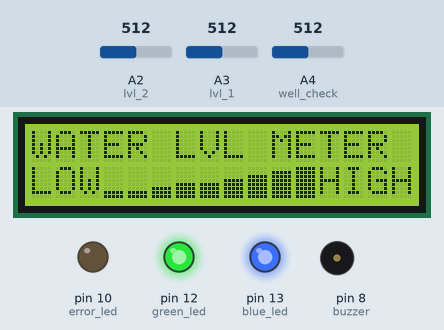
This sketch was run on a simulated Arduino Uno, built with avr-gcc and run on an emulated ATmega328P. Shown: 16×2 character LCD, output pins drawn as LEDs (lit = HIGH), buzzer (waves = sounding, pin HIGH). Dashed ring = blinking. The inputs (shaded band) are chosen by the test bench; at power-on: A3 (lvl_1) = 512, A2 (lvl_2) = 512, A4 (well_check) = 512. Pins used as bus, display or sensor lines are not drawn.

Above: at 2.5 s.
2.6 s: A3 (lvl_1) set to 108
4.1 s: A3 (lvl_1) set to 89
At 4.4 s:
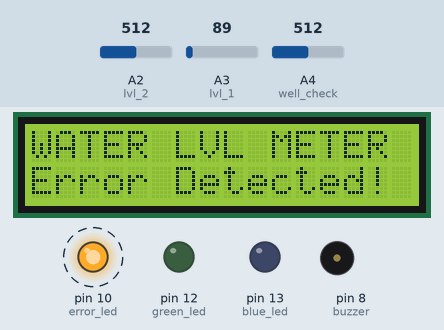
5.8 s: A2 (lvl_2) set to 0
At 6.5 s:
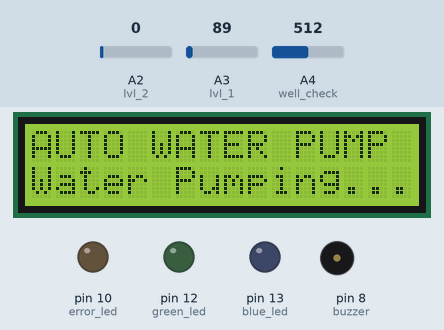
7.3 s: A4 (well_check) set to 0
At 7.47 s:
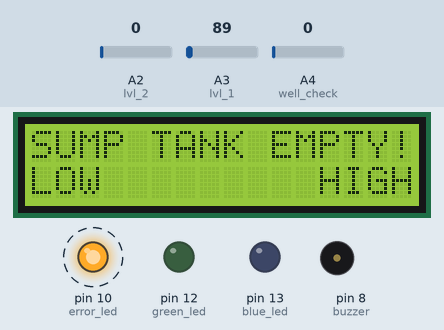
9.1 s: A3 (lvl_1) set to 122
At 9.31 s:
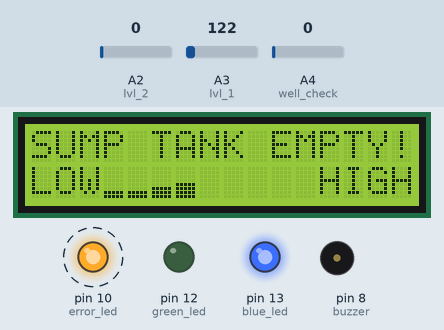
11.0 s: A4 (well_check) set to 94
12.5 s: A4 (well_check) set to 110
At 13.1 s:
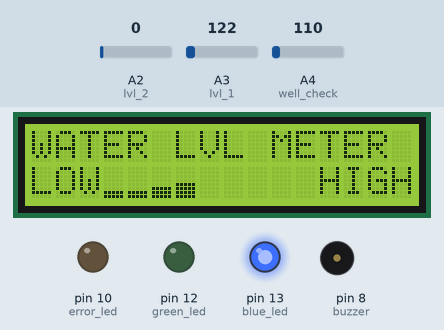
Timing chart, 0 to 15.1 s (numbered marks = the images above; inputs shaded):
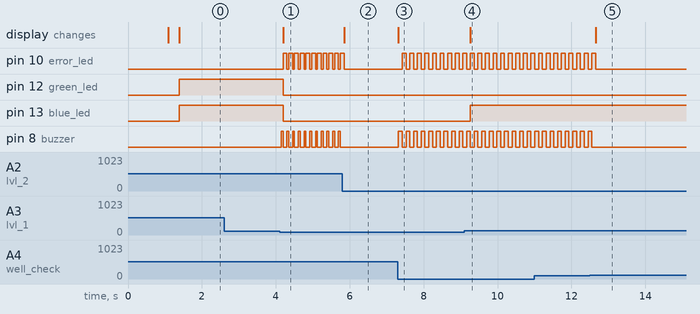

The sketch:

WATER_PUMP_CODE.ino
```cpp
#include <LiquidCrystal.h>
#define rs 5
#define en 4
#define d4 3
#define d5 2
#define d6 1
#define d7 0
LiquidCrystal lcd(rs, en, d4, d5, d6, d7);
int buzzer = 8;
int error_led = 10; //red led
int blue_led = 13; //lvl 1 led...
int green_led = 12; //lvl 2 led...or full indicator.
//int on_led = 6; //orange.
int well_check = A4;
int lvl_1 = A3;
int lvl_2 = A2;
int trigger = 7;
int reference = 100;
int level_1;
int level_2;
int dry_check;

byte line1[8] =
{ 0b00000,
  0b00000,
  0b00000,
  0b00000,
  0b00000,
  0b00000,
  0b11111,
  0b11111
};
byte line2[8] =
{ 0b00000,
  0b00000,
  0b00000,
  0b00000,
  0b00000,
  0b00000,
  0b11111,
  0b11111
};
byte line3[8] =
{ 0b00000,
  0b00000,
  0b00000,
  0b00000,
  0b00000,
  0b11111,
  0b11111,
  0b11111
};
byte line4[8] =
{ 0b00000,
  0b00000,
  0b00000,
  0b00000,
  0b11111,
  0b11111,
  0b11111,
  0b11111
};
byte line5[8] =
{ 0b00000,
  0b00000,
  0b00000,
  0b11111,
  0b11111,
  0b11111,
  0b11111,
  0b11111
};
byte line6[8] =
{ 0b00000,
  0b00000,
  0b11111,
  0b11111,
  0b11111,
  0b11111,
  0b11111,
  0b11111
};
byte line7[8] =
{ 0b00000,
  0b11111,
  0b11111,
  0b11111,
  0b11111,
  0b11111,
  0b11111,
  0b11111
};
byte line8[8] =
{ 0b11111,
  0b11111,
  0b11111,
  0b11111,
  0b11111,
  0b11111,
  0b11111,
  0b11111
};

void setup() {
  // put your setup code here, to run once:
pinMode(rs,OUTPUT);
pinMode(en,OUTPUT);
pinMode(d4,OUTPUT);
pinMode(d5,OUTPUT);
pinMode(d6,OUTPUT);
pinMode(d7,OUTPUT);
pinMode(trigger,OUTPUT);
pinMode(buzzer,OUTPUT);
pinMode(error_led,OUTPUT);
pinMode(blue_led,OUTPUT);
pinMode(green_led,OUTPUT);
//pinMode(on_led,OUTPUT);
pinMode(lvl_1,INPUT);
pinMode(lvl_2,INPUT);
pinMode(well_check,INPUT);

lcd.createChar(1, line1);
lcd.createChar(2, line2);
lcd.createChar(3, line3);
lcd.createChar(4, line4);
lcd.createChar(5, line5);
lcd.createChar(6, line6);
lcd.createChar(7, line7);
lcd.createChar(8, line8);
lcd.begin(16,2);
lcd.clear();
lcd.setCursor(0,0);
lcd.print("SAM-TECHNOLOGIES");
lcd.setCursor(0,1);
lcd.print("Initializing... ");
delay(1000);
lcd.clear();
lcd.print("AUTOMATIC  WATER");
lcd.setCursor(0,1);
lcd.print(" PUMPING SYSTEM ");
//digitalWrite(on_led,HIGH);
delay(300);
lcd.clear();
}

void loop() {
  // put your main code here, to run repeatedly:
level_1 = analogRead(lvl_1);
level_2 = analogRead(lvl_2);
dry_check = analogRead(well_check);

if((dry_check < reference)&&(level_1 < reference)&&(level_2 < reference)){
  digitalWrite(trigger,LOW);
  lcd.setCursor(0,0);
  lcd.print("SUMP TANK EMPTY!");
  lcd.setCursor(0,1);
  lcd.print("LOW");
  lcd.setCursor(12,1);
  lcd.print("HIGH");
  lcd.setCursor(3,1);
  lcd.print("         ");
  dry_well();
  digitalWrite(green_led,LOW);
  digitalWrite(blue_led,LOW);
}else if((dry_check > reference)&&(level_1 < reference)&&(level_2 < reference)){
  digitalWrite(trigger,HIGH);
  lcd.setCursor(0,0);
  lcd.print("AUTO WATER PUMP ");
  lcd.setCursor(0,1);
  lcd.print("Water Pumping...");
  digitalWrite(error_led,LOW);
  digitalWrite(buzzer,LOW);
  digitalWrite(green_led,LOW);
  digitalWrite(blue_led,LOW);
}else{
  if((level_2 > reference)&&(level_1 < reference)&&(dry_check < reference)){
    show_error();
    digitalWrite(trigger,LOW);
    digitalWrite(green_led,LOW);
    digitalWrite(blue_led,LOW);
    lcd.setCursor(0,0);
    lcd.print("SUMP TANK EMPTY!");
    lcd.setCursor(0,1);
    lcd.print("Error Detected! ");
  }else if((level_2 > reference)&&(level_1 < reference)&&(dry_check > reference)){
    error();
    digitalWrite(trigger,HIGH);
    digitalWrite(green_led,LOW);
    digitalWrite(blue_led,LOW);
    lcd.setCursor(0,0);
    lcd.print("WATER LVL METER ");
    lcd.setCursor(0,1);
    lcd.print("Error Detected! ");
  }else{
    if((level_2 > reference)&&(dry_check < reference)){
      digitalWrite(trigger,LOW);
      digitalWrite(error_led,LOW);
      digitalWrite(buzzer,LOW);
      digitalWrite(green_led,HIGH);
      digitalWrite(blue_led,HIGH);
      lcd.setCursor(0,0);
      lcd.print("SUMP TANK EMPTY!");
      lcd.setCursor(0,1);
      lcd.print("LOW");
      lcd.setCursor(12,1);
      lcd.print("HIGH");
      lcd.setCursor(3,1);
      lcd.write(byte(1));
      lcd.setCursor(4,1);
      lcd.write(byte(2));
      lcd.setCursor(5,1);
      lcd.write(byte(3));
      lcd.setCursor(6,1);
      lcd.write(byte(4));
      lcd.setCursor(7,1);
      lcd.write(byte(4));
      lcd.setCursor(8,1);
      lcd.write(byte(5));
      lcd.setCursor(9,1);
      lcd.write(byte(6));
      lcd.setCursor(10,1);
      lcd.write(byte(7));
      lcd.setCursor(11,1);
      lcd.write(byte(8));
    }else if(level_2 > reference){
      digitalWrite(trigger,LOW);
      digitalWrite(error_led,LOW);
      digitalWrite(buzzer,LOW);
      digitalWrite(green_led,HIGH);
      digitalWrite(blue_led,HIGH);
      lcd.setCursor(0,0);
      lcd.print("WATER LVL METER ");
      lcd.setCursor(0,1);
      lcd.print("LOW");
      lcd.setCursor(12,1);
      lcd.print("HIGH");
      lcd.setCursor(3,1);
      lcd.write(byte(1));
      lcd.setCursor(4,1);
      lcd.write(byte(2));
      lcd.setCursor(5,1);
      lcd.write(byte(3));
      lcd.setCursor(6,1);
      lcd.write(byte(4));
      lcd.setCursor(7,1);
      lcd.write(byte(4));
      lcd.setCursor(8,1);
      lcd.write(byte(5));
      lcd.setCursor(9,1);
      lcd.write(byte(6));
      lcd.setCursor(10,1);
      lcd.write(byte(7));
      lcd.setCursor(11,1);
      lcd.write(byte(8));
    }else if((level_1 > reference)&&(dry_check < reference)){
      dry_well();
      digitalWrite(trigger,LOW);
      digitalWrite(green_led,LOW);
      digitalWrite(blue_led,HIGH);
      lcd.setCursor(0,0);
      lcd.print("SUMP TANK EMPTY!");
      lcd.setCursor(0,1);
      lcd.print("LOW");
      lcd.setCursor(12,1);
      lcd.print("HIGH");
      lcd.setCursor(3,1);
      lcd.write(1);
      lcd.setCursor(4,1);
      lcd.write(2);
      lcd.setCursor(5,1);
      lcd.write(3);
      lcd.write(4);
      lcd.setCursor(7,1);
      lcd.print("     ");
    }else{
      digitalWrite(trigger,HIGH);
      digitalWrite(error_led,LOW);
      digitalWrite(buzzer,LOW);
      digitalWrite(green_led,LOW);
      digitalWrite(blue_led,HIGH);
      lcd.setCursor(0,0);
      lcd.print("WATER LVL METER ");
      lcd.setCursor(0,1);
      lcd.print("LOW");
      lcd.setCursor(12,1);
      lcd.print("HIGH");
      lcd.setCursor(3,1);
      lcd.write(1);
      lcd.setCursor(4,1);
      lcd.write(2);
      lcd.setCursor(5,1);
      lcd.print("  ");
      lcd.setCursor(5,1);
      lcd.write(3);
      lcd.write(4);
      lcd.setCursor(5,1);
      lcd.print("  ");
      lcd.setCursor(5,1);
      lcd.write(3);
      lcd.write(4);
      lcd.setCursor(7,1);
      lcd.print("     ");
    }
  }
}
delay(100);
}

void show_error(){
  digitalWrite(trigger,LOW);
  digitalWrite(buzzer,HIGH);
  digitalWrite(error_led,LOW);
  delay(50);
  digitalWrite(buzzer,LOW);
  digitalWrite(error_led,HIGH);
}

void dry_well(){
  digitalWrite(trigger,LOW);
  digitalWrite(buzzer,HIGH);
  digitalWrite(error_led,LOW);
  delay(100);
  digitalWrite(buzzer,LOW);
  digitalWrite(error_led,HIGH);
}

void error(){
  digitalWrite(buzzer,HIGH);
  digitalWrite(error_led,LOW);
  delay(50);
  digitalWrite(buzzer,LOW);
  digitalWrite(error_led,HIGH);
}
```

Measured:
- the behaviour switches between 100 and 99 on A3 (lvl_1) (found by bisection; images 0 and 1)
- the behaviour switches between 99 and 100 on A4 (well_check) (found by bisection; images 4 and 5)
- after the input at 2.6 s, every drawn part: stays the same
- after the input at 4.1 s, pin 10 (error_led): alternates HIGH for 0.10 s and LOW for 0.05 s, starting after 0.10 s; pin 12 (green_led), pin 13 (blue_led): HIGH → LOW after 0.10 s; pin 8 (buzzer): alternates HIGH for 0.05 s and LOW for 0.10 s, starting after 0.05 s; the display: changes after 0.10 s (image 1)
- after the input at 5.8 s, pin 10 (error_led): goes on until 5.9 s, then stays LOW; pin 8 (buzzer): stops changing and stays LOW; the display: changes after 0.05 s (image 2)
- after the input at 7.3 s, pin 10 (error_led): alternates HIGH for 0.11 s and LOW for 0.10 s, starting after 0.12 s; pin 8 (buzzer): alternates HIGH for 0.10 s and LOW for 0.11 s, starting at once; the display: changes at once (image 3)
- after the input at 9.1 s, pin 13 (blue_led): LOW → HIGH after 0.16 s; the display: changes after 0.17 s (image 4)
- after the input at 12.5 s, pin 10 (error_led): goes on until 12.7 s, then stays LOW; pin 8 (buzzer): goes on until 12.5 s, then stays LOW; the display: changes after 0.16 s (image 5)
